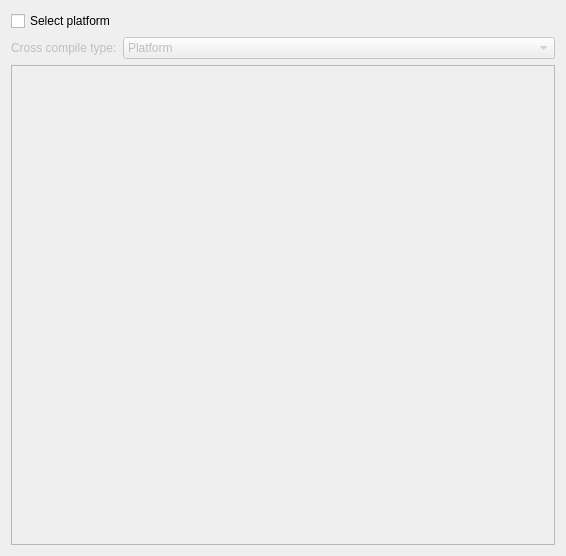
<?xml version="1.0" encoding="UTF-8"?>
<ui version="4.0">
 <class>PageCrossCompile</class>
 <widget class="QWizardPage" name="PageCrossCompile">
  <property name="geometry">
   <rect>
    <x>0</x>
    <y>0</y>
    <width>566</width>
    <height>556</height>
   </rect>
  </property>
  <property name="windowTitle">
   <string>WizardPage</string>
  </property>
  <property name="title">
   <string>Cross compile</string>
  </property>
  <layout class="QVBoxLayout" name="verticalLayout_2">
   <item>
    <widget class="QCheckBox" name="checkBoxSelectPLatform">
     <property name="text">
      <string>Select platform</string>
     </property>
    </widget>
   </item>
   <item>
    <widget class="QFrame" name="frame">
     <property name="enabled">
      <bool>false</bool>
     </property>
     <property name="frameShape">
      <enum>QFrame::NoFrame</enum>
     </property>
     <property name="frameShadow">
      <enum>QFrame::Raised</enum>
     </property>
     <layout class="QVBoxLayout" name="verticalLayout">
      <property name="leftMargin">
       <number>0</number>
      </property>
      <property name="topMargin">
       <number>0</number>
      </property>
      <property name="rightMargin">
       <number>0</number>
      </property>
      <property name="bottomMargin">
       <number>0</number>
      </property>
      <item>
       <layout class="QHBoxLayout" name="horizontalLayout">
        <item>
         <widget class="QLabel" name="label">
          <property name="sizePolicy">
           <sizepolicy hsizetype="Maximum" vsizetype="Preferred">
            <horstretch>0</horstretch>
            <verstretch>0</verstretch>
           </sizepolicy>
          </property>
          <property name="text">
           <string>Cross compile type:</string>
          </property>
         </widget>
        </item>
        <item>
         <widget class="QComboBox" name="comboBoxType">
          <item>
           <property name="text">
            <string>Platform</string>
           </property>
          </item>
          <item>
           <property name="text">
            <string>Device</string>
           </property>
          </item>
         </widget>
        </item>
       </layout>
      </item>
      <item>
       <widget class="QListWidget" name="listWidgetPlatform"/>
      </item>
     </layout>
    </widget>
   </item>
  </layout>
 </widget>
 <resources/>
 <connections>
  <connection>
   <sender>checkBoxSelectPLatform</sender>
   <signal>toggled(bool)</signal>
   <receiver>frame</receiver>
   <slot>setEnabled(bool)</slot>
   <hints>
    <hint type="sourcelabel">
     <x>38</x>
     <y>28</y>
    </hint>
    <hint type="destinationlabel">
     <x>282</x>
     <y>292</y>
    </hint>
   </hints>
  </connection>
 </connections>
</ui>
